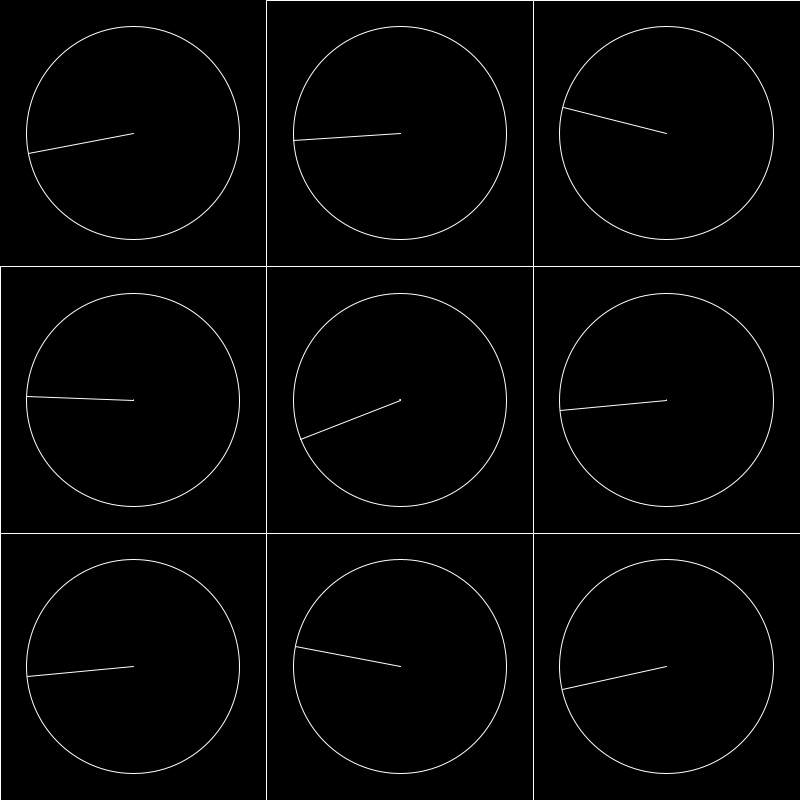
Frame 1 (no input)
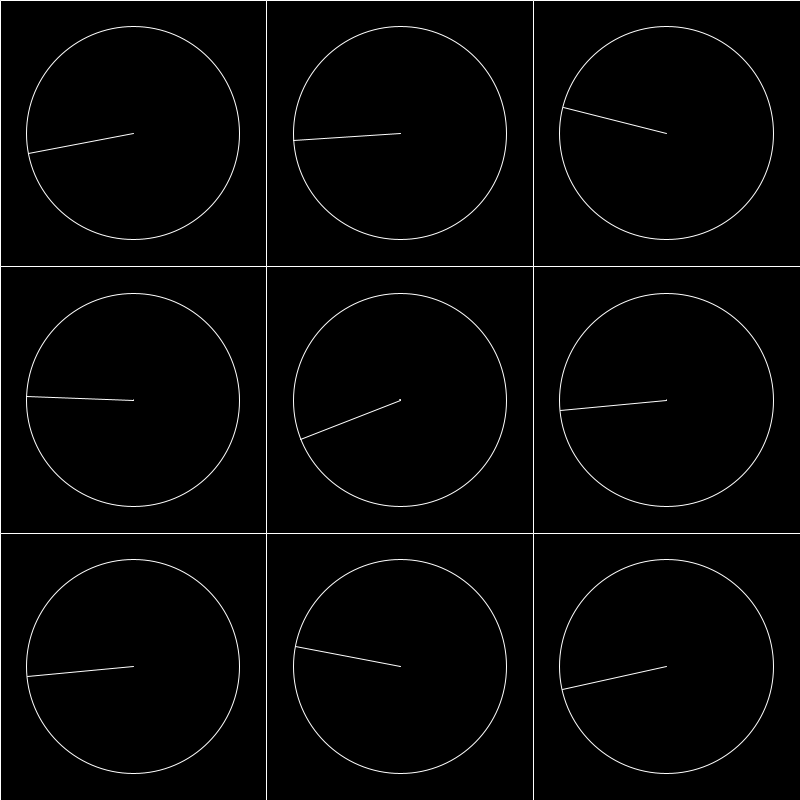
Frame 60 (the mouse pressed at the canvas centre just before this capture)
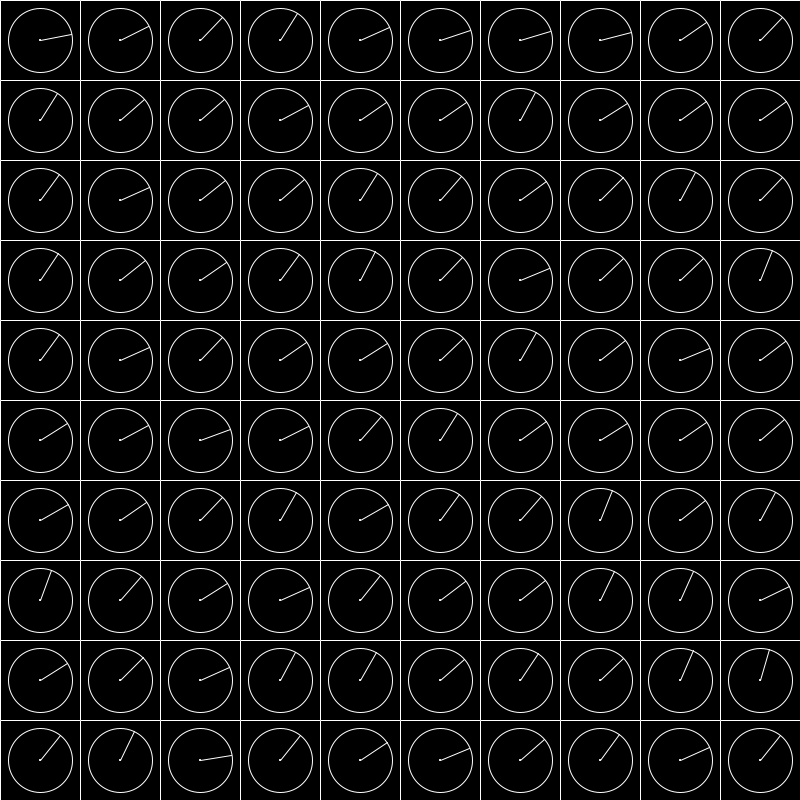
Frame 120 (the mouse held since frame 60 and released just before this capture)

The Processing sketch that drew these frames (run headless with seeded random() and noise(); from frame 60 on, the mouse is pressed at the canvas centre):

// Processing sketch: forAndRandomness
// ── forAndRandomness.pde
//마우스 위치따라 최소 3에서 16타일로 채운다
float centerX, centerY;
int tileNum;
int randomSeed = 0;
float noiseMult = 0.1;

void setup() {
  size(800,800);
  centerX = width * 0.5;
  centerY = height * 0.5;
  noiseMult = min(width, height);
  noiseMult *= 0.5;
  noiseMult *= 3 / 4.0;
  noFill();
}

void draw() {
  noiseSeed(randomSeed);
  randomSeed(randomSeed);
  background(0);
  tileNum = int(map(mouseX, 0, width, 3, 16 + 1));
  noiseMult = pow(10, map(mouseY, 0, height, -1, -4));
  float tileSize = width / float(tileNum);
  for(int row = 0; row < tileNum; row++) {
    for(int col = 0; col < tileNum; col++) {
    float rectX = tileSize * col;
    float rectY = tileSize * row;
    float centerX = rectX + tileSize * 0.5;
    float centerY = rectY + tileSize * 0.5;
    //mouseY = noiseSeed(1);
    float randomVal = random(1);
    float noiseVal = noise(centerX, centerY);
    fill(0);
    rect(rectX, rectY, tileSize, tileSize);
    fill(0 + randomVal);
    fill(0 * noiseVal);
    noFill();
    stroke(255);
    strokeJoin(tileNum);
    circle(centerX, centerY, tileSize * 0.8);
    pushMatrix();
    translate(centerX, centerY);
    rotate(radians(-90 * noiseVal));
    rotate(atan2(mouseY - height * 0.5, mouseX - width * 0.5));
    beginShape();
    for (int n = 0; n < tileNum; n++) {
      float angle = -90 + 360 / tileNum * n;
      float x = noiseMult * cos(radians(angle));
      float y = noiseMult * sin(radians(angle));
      vertex(x, y);
  }
    line(0, 0, tileSize * 0.8 * 0.5, -noiseMult);
    endShape(CLOSE);
    popMatrix();
    }
  }
}
